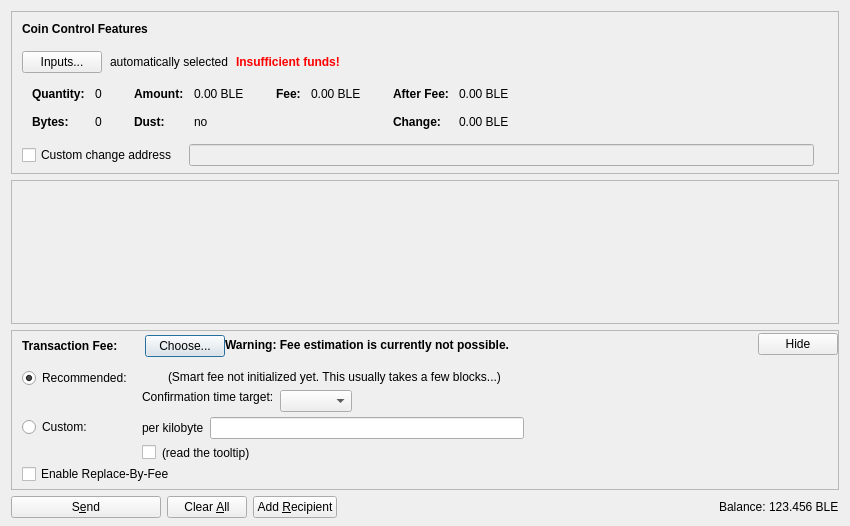
<?xml version="1.0" encoding="UTF-8"?>
<ui version="4.0">
 <class>SendCoinsDialog</class>
 <widget class="QDialog" name="SendCoinsDialog">
  <property name="geometry">
   <rect>
    <x>0</x>
    <y>0</y>
    <width>850</width>
    <height>526</height>
   </rect>
  </property>
  <property name="windowTitle">
   <string>Send Coins</string>
  </property>
  <layout class="QVBoxLayout" name="verticalLayout" stretch="0,1,0,0">
   <property name="bottomMargin">
    <number>8</number>
   </property>
   <item>
    <widget class="QFrame" name="frameCoinControl">
     <property name="sizePolicy">
      <sizepolicy hsizetype="Expanding" vsizetype="Expanding">
       <horstretch>0</horstretch>
       <verstretch>0</verstretch>
      </sizepolicy>
     </property>
     <property name="maximumSize">
      <size>
       <width>16777215</width>
       <height>16777215</height>
      </size>
     </property>
     <property name="frameShape">
      <enum>QFrame::StyledPanel</enum>
     </property>
     <property name="frameShadow">
      <enum>QFrame::Sunken</enum>
     </property>
     <layout class="QVBoxLayout" name="verticalLayoutCoinControl2">
      <property name="spacing">
       <number>0</number>
      </property>
      <property name="leftMargin">
       <number>0</number>
      </property>
      <property name="topMargin">
       <number>0</number>
      </property>
      <property name="rightMargin">
       <number>0</number>
      </property>
      <property name="bottomMargin">
       <number>6</number>
      </property>
      <item>
       <layout class="QVBoxLayout" name="verticalLayoutCoinControl" stretch="0,0,0,0,1">
        <property name="spacing">
         <number>0</number>
        </property>
        <property name="leftMargin">
         <number>10</number>
        </property>
        <property name="topMargin">
         <number>10</number>
        </property>
        <item>
         <layout class="QHBoxLayout" name="horizontalLayoutCoinControl1">
          <property name="bottomMargin">
           <number>15</number>
          </property>
          <item>
           <widget class="QLabel" name="labelCoinControlFeatures">
            <property name="sizePolicy">
             <sizepolicy hsizetype="Preferred" vsizetype="Maximum">
              <horstretch>0</horstretch>
              <verstretch>0</verstretch>
             </sizepolicy>
            </property>
            <property name="font">
             <font>
              <weight>75</weight>
              <bold>true</bold>
             </font>
            </property>
            <property name="styleSheet">
             <string notr="true">font-weight:bold;</string>
            </property>
            <property name="text">
             <string>Coin Control Features</string>
            </property>
           </widget>
          </item>
         </layout>
        </item>
        <item>
         <layout class="QHBoxLayout" name="horizontalLayoutCoinControl2" stretch="0,0,0,0">
          <property name="spacing">
           <number>8</number>
          </property>
          <property name="bottomMargin">
           <number>10</number>
          </property>
          <item>
           <widget class="QPushButton" name="pushButtonCoinControl">
            <property name="styleSheet">
             <string notr="true"/>
            </property>
            <property name="text">
             <string>Inputs...</string>
            </property>
            <property name="autoDefault">
             <bool>false</bool>
            </property>
           </widget>
          </item>
          <item>
           <widget class="QLabel" name="labelCoinControlAutomaticallySelected">
            <property name="text">
             <string>automatically selected</string>
            </property>
            <property name="margin">
             <number>5</number>
            </property>
           </widget>
          </item>
          <item>
           <widget class="QLabel" name="labelCoinControlInsuffFunds">
            <property name="font">
             <font>
              <weight>75</weight>
              <bold>true</bold>
             </font>
            </property>
            <property name="styleSheet">
             <string notr="true">color:red;font-weight:bold;</string>
            </property>
            <property name="text">
             <string>Insufficient funds!</string>
            </property>
            <property name="margin">
             <number>5</number>
            </property>
           </widget>
          </item>
          <item>
           <spacer name="horizontalSpacerCoinControl">
            <property name="orientation">
             <enum>Qt::Horizontal</enum>
            </property>
            <property name="sizeHint" stdset="0">
             <size>
              <width>40</width>
              <height>1</height>
             </size>
            </property>
           </spacer>
          </item>
         </layout>
        </item>
        <item>
         <widget class="QWidget" name="widgetCoinControl" native="true">
          <property name="sizePolicy">
           <sizepolicy hsizetype="Preferred" vsizetype="Preferred">
            <horstretch>0</horstretch>
            <verstretch>0</verstretch>
           </sizepolicy>
          </property>
          <property name="minimumSize">
           <size>
            <width>0</width>
            <height>0</height>
           </size>
          </property>
          <property name="styleSheet">
           <string notr="true"/>
          </property>
          <layout class="QHBoxLayout" name="horizontalLayoutCoinControl5">
           <property name="leftMargin">
            <number>0</number>
           </property>
           <property name="topMargin">
            <number>0</number>
           </property>
           <property name="rightMargin">
            <number>0</number>
           </property>
           <property name="bottomMargin">
            <number>0</number>
           </property>
           <item>
            <layout class="QHBoxLayout" name="horizontalLayoutCoinControl3" stretch="0,0,0,1">
             <property name="spacing">
              <number>20</number>
             </property>
             <property name="topMargin">
              <number>0</number>
             </property>
             <property name="bottomMargin">
              <number>10</number>
             </property>
             <item>
              <layout class="QFormLayout" name="formLayoutCoinControl1">
               <property name="horizontalSpacing">
                <number>10</number>
               </property>
               <property name="verticalSpacing">
                <number>14</number>
               </property>
               <property name="leftMargin">
                <number>10</number>
               </property>
               <property name="topMargin">
                <number>4</number>
               </property>
               <property name="rightMargin">
                <number>6</number>
               </property>
               <item row="0" column="0">
                <widget class="QLabel" name="labelCoinControlQuantityText">
                 <property name="font">
                  <font>
                   <weight>75</weight>
                   <bold>true</bold>
                  </font>
                 </property>
                 <property name="text">
                  <string>Quantity:</string>
                 </property>
                 <property name="margin">
                  <number>0</number>
                 </property>
                </widget>
               </item>
               <item row="0" column="1">
                <widget class="QLabel" name="labelCoinControlQuantity">
                 <property name="cursor">
                  <cursorShape>IBeamCursor</cursorShape>
                 </property>
                 <property name="contextMenuPolicy">
                  <enum>Qt::ActionsContextMenu</enum>
                 </property>
                 <property name="text">
                  <string notr="true">0</string>
                 </property>
                 <property name="margin">
                  <number>0</number>
                 </property>
                 <property name="textInteractionFlags">
                  <set>Qt::LinksAccessibleByMouse|Qt::TextSelectableByKeyboard|Qt::TextSelectableByMouse</set>
                 </property>
                </widget>
               </item>
               <item row="1" column="0">
                <widget class="QLabel" name="labelCoinControlBytesText">
                 <property name="font">
                  <font>
                   <weight>75</weight>
                   <bold>true</bold>
                  </font>
                 </property>
                 <property name="text">
                  <string>Bytes:</string>
                 </property>
                </widget>
               </item>
               <item row="1" column="1">
                <widget class="QLabel" name="labelCoinControlBytes">
                 <property name="cursor">
                  <cursorShape>IBeamCursor</cursorShape>
                 </property>
                 <property name="contextMenuPolicy">
                  <enum>Qt::ActionsContextMenu</enum>
                 </property>
                 <property name="text">
                  <string notr="true">0</string>
                 </property>
                 <property name="textInteractionFlags">
                  <set>Qt::LinksAccessibleByMouse|Qt::TextSelectableByKeyboard|Qt::TextSelectableByMouse</set>
                 </property>
                </widget>
               </item>
              </layout>
             </item>
             <item>
              <layout class="QFormLayout" name="formLayoutCoinControl2">
               <property name="horizontalSpacing">
                <number>10</number>
               </property>
               <property name="verticalSpacing">
                <number>14</number>
               </property>
               <property name="leftMargin">
                <number>6</number>
               </property>
               <property name="topMargin">
                <number>4</number>
               </property>
               <property name="rightMargin">
                <number>6</number>
               </property>
               <item row="0" column="0">
                <widget class="QLabel" name="labelCoinControlAmountText">
                 <property name="font">
                  <font>
                   <weight>75</weight>
                   <bold>true</bold>
                  </font>
                 </property>
                 <property name="text">
                  <string>Amount:</string>
                 </property>
                 <property name="margin">
                  <number>0</number>
                 </property>
                </widget>
               </item>
               <item row="0" column="1">
                <widget class="QLabel" name="labelCoinControlAmount">
                 <property name="cursor">
                  <cursorShape>IBeamCursor</cursorShape>
                 </property>
                 <property name="contextMenuPolicy">
                  <enum>Qt::ActionsContextMenu</enum>
                 </property>
                 <property name="text">
                  <string notr="true">0.00 BLE</string>
                 </property>
                 <property name="textInteractionFlags">
                  <set>Qt::LinksAccessibleByMouse|Qt::TextSelectableByKeyboard|Qt::TextSelectableByMouse</set>
                 </property>
                </widget>
               </item>
               <item row="1" column="0">
                <widget class="QLabel" name="labelCoinControlLowOutputText">
                 <property name="font">
                  <font>
                   <weight>75</weight>
                   <bold>true</bold>
                  </font>
                 </property>
                 <property name="text">
                  <string>Dust:</string>
                 </property>
                </widget>
               </item>
               <item row="1" column="1">
                <widget class="QLabel" name="labelCoinControlLowOutput">
                 <property name="cursor">
                  <cursorShape>IBeamCursor</cursorShape>
                 </property>
                 <property name="contextMenuPolicy">
                  <enum>Qt::ActionsContextMenu</enum>
                 </property>
                 <property name="text">
                  <string notr="true">no</string>
                 </property>
                 <property name="textInteractionFlags">
                  <set>Qt::LinksAccessibleByMouse|Qt::TextSelectableByKeyboard|Qt::TextSelectableByMouse</set>
                 </property>
                </widget>
               </item>
              </layout>
             </item>
             <item>
              <layout class="QFormLayout" name="formLayoutCoinControl3">
               <property name="horizontalSpacing">
                <number>10</number>
               </property>
               <property name="verticalSpacing">
                <number>14</number>
               </property>
               <property name="leftMargin">
                <number>6</number>
               </property>
               <property name="topMargin">
                <number>4</number>
               </property>
               <property name="rightMargin">
                <number>6</number>
               </property>
               <item row="0" column="0">
                <widget class="QLabel" name="labelCoinControlFeeText">
                 <property name="font">
                  <font>
                   <weight>75</weight>
                   <bold>true</bold>
                  </font>
                 </property>
                 <property name="text">
                  <string>Fee:</string>
                 </property>
                 <property name="margin">
                  <number>0</number>
                 </property>
                </widget>
               </item>
               <item row="0" column="1">
                <widget class="QLabel" name="labelCoinControlFee">
                 <property name="cursor">
                  <cursorShape>IBeamCursor</cursorShape>
                 </property>
                 <property name="contextMenuPolicy">
                  <enum>Qt::ActionsContextMenu</enum>
                 </property>
                 <property name="text">
                  <string notr="true">0.00 BLE</string>
                 </property>
                 <property name="textInteractionFlags">
                  <set>Qt::LinksAccessibleByMouse|Qt::TextSelectableByKeyboard|Qt::TextSelectableByMouse</set>
                 </property>
                </widget>
               </item>
              </layout>
             </item>
             <item>
              <layout class="QFormLayout" name="formLayoutCoinControl4">
               <property name="horizontalSpacing">
                <number>10</number>
               </property>
               <property name="verticalSpacing">
                <number>14</number>
               </property>
               <property name="leftMargin">
                <number>6</number>
               </property>
               <property name="topMargin">
                <number>4</number>
               </property>
               <property name="rightMargin">
                <number>6</number>
               </property>
               <item row="0" column="0">
                <widget class="QLabel" name="labelCoinControlAfterFeeText">
                 <property name="font">
                  <font>
                   <weight>75</weight>
                   <bold>true</bold>
                  </font>
                 </property>
                 <property name="text">
                  <string>After Fee:</string>
                 </property>
                 <property name="margin">
                  <number>0</number>
                 </property>
                </widget>
               </item>
               <item row="0" column="1">
                <widget class="QLabel" name="labelCoinControlAfterFee">
                 <property name="cursor">
                  <cursorShape>IBeamCursor</cursorShape>
                 </property>
                 <property name="contextMenuPolicy">
                  <enum>Qt::ActionsContextMenu</enum>
                 </property>
                 <property name="text">
                  <string notr="true">0.00 BLE</string>
                 </property>
                 <property name="textInteractionFlags">
                  <set>Qt::LinksAccessibleByMouse|Qt::TextSelectableByKeyboard|Qt::TextSelectableByMouse</set>
                 </property>
                </widget>
               </item>
               <item row="1" column="0">
                <widget class="QLabel" name="labelCoinControlChangeText">
                 <property name="font">
                  <font>
                   <weight>75</weight>
                   <bold>true</bold>
                  </font>
                 </property>
                 <property name="text">
                  <string>Change:</string>
                 </property>
                </widget>
               </item>
               <item row="1" column="1">
                <widget class="QLabel" name="labelCoinControlChange">
                 <property name="cursor">
                  <cursorShape>IBeamCursor</cursorShape>
                 </property>
                 <property name="contextMenuPolicy">
                  <enum>Qt::ActionsContextMenu</enum>
                 </property>
                 <property name="text">
                  <string notr="true">0.00 BLE</string>
                 </property>
                 <property name="textInteractionFlags">
                  <set>Qt::LinksAccessibleByMouse|Qt::TextSelectableByKeyboard|Qt::TextSelectableByMouse</set>
                 </property>
                </widget>
               </item>
              </layout>
             </item>
            </layout>
           </item>
          </layout>
         </widget>
        </item>
        <item>
         <layout class="QHBoxLayout" name="horizontalLayoutCoinControl4" stretch="0,0,0">
          <property name="spacing">
           <number>12</number>
          </property>
          <property name="sizeConstraint">
           <enum>QLayout::SetDefaultConstraint</enum>
          </property>
          <property name="topMargin">
           <number>5</number>
          </property>
          <property name="rightMargin">
           <number>5</number>
          </property>
          <item>
           <widget class="QCheckBox" name="checkBoxCoinControlChange">
            <property name="toolTip">
             <string>If this is activated, but the change address is empty or invalid, change will be sent to a newly generated address.</string>
            </property>
            <property name="text">
             <string>Custom change address</string>
            </property>
           </widget>
          </item>
          <item>
           <widget class="QValidatedLineEdit" name="lineEditCoinControlChange">
            <property name="enabled">
             <bool>false</bool>
            </property>
            <property name="sizePolicy">
             <sizepolicy hsizetype="Expanding" vsizetype="Fixed">
              <horstretch>0</horstretch>
              <verstretch>0</verstretch>
             </sizepolicy>
            </property>
           </widget>
          </item>
          <item>
           <widget class="QLabel" name="labelCoinControlChangeLabel">
            <property name="sizePolicy">
             <sizepolicy hsizetype="Preferred" vsizetype="Expanding">
              <horstretch>0</horstretch>
              <verstretch>0</verstretch>
             </sizepolicy>
            </property>
            <property name="minimumSize">
             <size>
              <width>0</width>
              <height>0</height>
             </size>
            </property>
            <property name="text">
             <string/>
            </property>
            <property name="margin">
             <number>3</number>
            </property>
           </widget>
          </item>
         </layout>
        </item>
        <item>
         <spacer name="verticalSpacerCoinControl">
          <property name="orientation">
           <enum>Qt::Vertical</enum>
          </property>
          <property name="sizeHint" stdset="0">
           <size>
            <width>800</width>
            <height>1</height>
           </size>
          </property>
         </spacer>
        </item>
       </layout>
      </item>
     </layout>
    </widget>
   </item>
   <item>
    <widget class="QScrollArea" name="scrollArea">
     <property name="widgetResizable">
      <bool>true</bool>
     </property>
     <widget class="QWidget" name="scrollAreaWidgetContents">
      <property name="geometry">
       <rect>
        <x>0</x>
        <y>0</y>
        <width>830</width>
        <height>104</height>
       </rect>
      </property>
      <layout class="QVBoxLayout" name="verticalLayout_2" stretch="0,1">
       <property name="leftMargin">
        <number>0</number>
       </property>
       <property name="topMargin">
        <number>0</number>
       </property>
       <property name="rightMargin">
        <number>0</number>
       </property>
       <property name="bottomMargin">
        <number>0</number>
       </property>
       <item>
        <layout class="QVBoxLayout" name="entries">
         <property name="spacing">
          <number>6</number>
         </property>
        </layout>
       </item>
       <item>
        <spacer name="verticalSpacer">
         <property name="orientation">
          <enum>Qt::Vertical</enum>
         </property>
         <property name="sizeHint" stdset="0">
          <size>
           <width>20</width>
           <height>40</height>
          </size>
         </property>
        </spacer>
       </item>
      </layout>
     </widget>
    </widget>
   </item>
   <item>
    <widget class="QFrame" name="frameFee">
     <property name="sizePolicy">
      <sizepolicy hsizetype="Expanding" vsizetype="Expanding">
       <horstretch>0</horstretch>
       <verstretch>0</verstretch>
      </sizepolicy>
     </property>
     <property name="maximumSize">
      <size>
       <width>16777215</width>
       <height>16777215</height>
      </size>
     </property>
     <property name="frameShape">
      <enum>QFrame::StyledPanel</enum>
     </property>
     <property name="frameShadow">
      <enum>QFrame::Sunken</enum>
     </property>
     <layout class="QVBoxLayout" name="verticalLayoutFee1">
      <property name="spacing">
       <number>0</number>
      </property>
      <property name="leftMargin">
       <number>0</number>
      </property>
      <property name="topMargin">
       <number>0</number>
      </property>
      <property name="rightMargin">
       <number>0</number>
      </property>
      <property name="bottomMargin">
       <number>0</number>
      </property>
      <item>
       <layout class="QVBoxLayout" name="verticalLayoutFee2" stretch="0,0,0">
        <property name="spacing">
         <number>0</number>
        </property>
        <property name="leftMargin">
         <number>10</number>
        </property>
        <property name="topMargin">
         <number>0</number>
        </property>
        <item>
         <layout class="QHBoxLayout" name="horizontalLayoutFee1">
          <property name="bottomMargin">
           <number>0</number>
          </property>
          <item>
           <layout class="QVBoxLayout" name="verticalLayoutFee7">
            <property name="spacing">
             <number>0</number>
            </property>
            <item>
             <spacer name="verticalSpacerSmartFee">
              <property name="orientation">
               <enum>Qt::Vertical</enum>
              </property>
              <property name="sizeType">
               <enum>QSizePolicy::Fixed</enum>
              </property>
              <property name="sizeHint" stdset="0">
               <size>
                <width>1</width>
                <height>4</height>
               </size>
              </property>
             </spacer>
            </item>
            <item>
             <layout class="QHBoxLayout" name="horizontalLayoutSmartFee">
              <property name="spacing">
               <number>10</number>
              </property>
              <item>
               <widget class="QLabel" name="labelFeeHeadline">
                <property name="sizePolicy">
                 <sizepolicy hsizetype="Preferred" vsizetype="Maximum">
                  <horstretch>0</horstretch>
                  <verstretch>0</verstretch>
                 </sizepolicy>
                </property>
                <property name="font">
                 <font>
                  <weight>75</weight>
                  <bold>true</bold>
                 </font>
                </property>
                <property name="styleSheet">
                 <string notr="true">font-weight:bold;</string>
                </property>
                <property name="text">
                 <string>Transaction Fee:</string>
                </property>
               </widget>
              </item>
              <item>
               <widget class="QLabel" name="labelFeeMinimized">
                <property name="text">
                 <string/>
                </property>
               </widget>
              </item>
              <item>
               <widget class="QPushButton" name="buttonChooseFee">
                <property name="text">
                 <string>Choose...</string>
                </property>
               </widget>
              </item>
             </layout>
            </item>
            <item>
             <spacer name="verticalSpacer_5">
              <property name="orientation">
               <enum>Qt::Vertical</enum>
              </property>
              <property name="sizeHint" stdset="0">
               <size>
                <width>1</width>
                <height>1</height>
               </size>
              </property>
             </spacer>
            </item>
           </layout>
          </item>
          <item>
           <widget class="QLabel" name="fallbackFeeWarningLabel">
            <property name="toolTip">
             <string>Using the fallbackfee can result in sending a transaction that will take several hours or days (or never) to confirm. Consider choosing your fee manually or wait until you have validated the complete chain.</string>
            </property>
            <property name="font">
            <font>
                <weight>75</weight>
                <bold>true</bold>
            </font>
            </property>
            <property name="text">
             <string>Warning: Fee estimation is currently not possible.</string>
            </property>
            <property name="wordWrap">
             <bool>false</bool>
            </property>
           </widget>
          </item>
          <item>
           <spacer name="horizontalSpacer_4">
            <property name="orientation">
             <enum>Qt::Horizontal</enum>
            </property>
            <property name="sizeType">
             <enum>QSizePolicy::MinimumExpanding</enum>
            </property>
            <property name="sizeHint" stdset="0">
             <size>
              <width>40</width>
              <height>20</height>
             </size>
            </property>
           </spacer>
          </item>
          <item>
           <widget class="QPushButton" name="buttonMinimizeFee">
            <property name="toolTip">
             <string>collapse fee-settings</string>
            </property>
            <property name="text">
             <string>Hide</string>
            </property>
           </widget>
          </item>
         </layout>
        </item>
        <item>
         <widget class="QFrame" name="frameFeeSelection">
          <layout class="QVBoxLayout" name="verticalLayoutFee12">
           <property name="spacing">
            <number>0</number>
           </property>
           <property name="leftMargin">
            <number>0</number>
           </property>
           <property name="topMargin">
            <number>0</number>
           </property>
           <property name="rightMargin">
            <number>0</number>
           </property>
           <property name="bottomMargin">
            <number>0</number>
           </property>
           <item>
            <layout class="QGridLayout" name="gridLayoutFee">
             <property name="topMargin">
              <number>10</number>
             </property>
             <property name="bottomMargin">
              <number>4</number>
             </property>
             <property name="horizontalSpacing">
              <number>10</number>
             </property>
             <property name="verticalSpacing">
              <number>4</number>
             </property>
             <item row="1" column="1">
              <layout class="QVBoxLayout" name="verticalLayoutFee8">
               <property name="spacing">
                <number>6</number>
               </property>
               <item>
                <layout class="QHBoxLayout" name="horizontalLayoutFee13">
                 <item>
                  <widget class="QLabel" name="labelCustomPerKilobyte">
                   <property name="toolTip">
                    <string>If the custom fee is set to 1000 satoshis and the transaction is only 250 bytes, then &quot;per kilobyte&quot; only pays 250 satoshis in fee, while &quot;total at least&quot; pays 1000 satoshis. For transactions bigger than a kilobyte both pay by kilobyte.</string>
                   </property>
                   <property name="text">
                    <string>per kilobyte</string>
                   </property>
                  </widget>
                 </item>
                 <item>
                  <widget class="BitcoinAmountField" name="customFee"/>
                 </item>
                 <item>
                  <spacer name="horizontalSpacer_6">
                   <property name="orientation">
                    <enum>Qt::Horizontal</enum>
                   </property>
                   <property name="sizeHint" stdset="0">
                    <size>
                     <width>1</width>
                     <height>1</height>
                    </size>
                   </property>
                  </spacer>
                 </item>
                </layout>
               </item>
               <item>
                <layout class="QHBoxLayout" name="horizontalLayoutFee8">
                 <item>
                  <widget class="QCheckBox" name="checkBoxMinimumFee">
                   <property name="toolTip">
                    <string>Paying only the minimum fee is just fine as long as there is less transaction volume than space in the blocks. But be aware that this can end up in a never confirming transaction once there is more demand for bitcoin transactions than the network can process.</string>
                   </property>
                   <property name="text">
                    <string/>
                   </property>
                  </widget>
                 </item>
                 <item>
                  <widget class="QLabel" name="labelMinFeeWarning">
                   <property name="enabled">
                    <bool>true</bool>
                   </property>
                   <property name="toolTip">
                    <string>Paying only the minimum fee is just fine as long as there is less transaction volume than space in the blocks. But be aware that this can end up in a never confirming transaction once there is more demand for bitcoin transactions than the network can process.</string>
                   </property>
                   <property name="text">
                    <string>(read the tooltip)</string>
                   </property>
                   <property name="margin">
                    <number>5</number>
                   </property>
                  </widget>
                 </item>
                 <item>
                  <spacer name="horizontalSpacer_2">
                   <property name="orientation">
                    <enum>Qt::Horizontal</enum>
                   </property>
                   <property name="sizeHint" stdset="0">
                    <size>
                     <width>1</width>
                     <height>1</height>
                    </size>
                   </property>
                  </spacer>
                 </item>
                </layout>
               </item>
              </layout>
             </item>
             <item row="0" column="0">
              <layout class="QVBoxLayout" name="verticalLayoutFee4" stretch="0,1">
               <item>
                <widget class="QRadioButton" name="radioSmartFee">
                 <property name="text">
                  <string>Recommended:</string>
                 </property>
                 <property name="checked">
                  <bool>true</bool>
                 </property>
                 <attribute name="buttonGroup">
                  <string notr="true">groupFee</string>
                 </attribute>
                </widget>
               </item>
               <item>
                <spacer name="verticalSpacer_2">
                 <property name="orientation">
                  <enum>Qt::Vertical</enum>
                 </property>
                 <property name="sizeHint" stdset="0">
                  <size>
                   <width>1</width>
                   <height>1</height>
                  </size>
                 </property>
                </spacer>
               </item>
              </layout>
             </item>
             <item row="1" column="0">
              <layout class="QVBoxLayout" name="verticalLayoutFee9" stretch="0,1">
               <item>
                <widget class="QRadioButton" name="radioCustomFee">
                 <property name="text">
                  <string>Custom:</string>
                 </property>
                 <attribute name="buttonGroup">
                  <string notr="true">groupFee</string>
                 </attribute>
                </widget>
               </item>
               <item>
                <spacer name="verticalSpacer_6">
                 <property name="orientation">
                  <enum>Qt::Vertical</enum>
                 </property>
                 <property name="sizeHint" stdset="0">
                  <size>
                   <width>1</width>
                   <height>1</height>
                  </size>
                 </property>
                </spacer>
               </item>
              </layout>
             </item>
             <item row="0" column="1">
              <layout class="QVBoxLayout" name="verticalLayoutFee3" stretch="0,0,1">
               <property name="spacing">
                <number>6</number>
               </property>
               <property name="topMargin">
                <number>2</number>
               </property>
               <item>
                <layout class="QHBoxLayout" name="horizontalLayoutFee12">
                 <item>
                  <widget class="QLabel" name="labelSmartFee">
                   <property name="text">
                    <string/>
                   </property>
                   <property name="margin">
                    <number>2</number>
                   </property>
                  </widget>
                 </item>
                 <item>
                  <widget class="QLabel" name="labelFeeEstimation">
                   <property name="text">
                    <string/>
                   </property>
                  </widget>
                 </item>
                 <item>
                  <widget class="QLabel" name="labelSmartFee2">
                   <property name="text">
                    <string>(Smart fee not initialized yet. This usually takes a few blocks...)</string>
                   </property>
                   <property name="margin">
                    <number>2</number>
                   </property>
                  </widget>
                 </item>
                 <item>
                  <spacer name="horizontalSpacer_5">
                   <property name="orientation">
                    <enum>Qt::Horizontal</enum>
                   </property>
                   <property name="sizeHint" stdset="0">
                    <size>
                     <width>1</width>
                     <height>1</height>
                    </size>
                   </property>
                  </spacer>
                 </item>
                </layout>
               </item>
               <item>
                <layout class="QHBoxLayout" name="horizontalLayoutFee9">
                 <item>
                  <layout class="QVBoxLayout" name="verticalLayoutFee6">
                   <item>
                    <widget class="QLabel" name="labelSmartFee3">
                     <property name="text">
                      <string>Confirmation time target:</string>
                     </property>
                     <property name="margin">
                      <number>2</number>
                     </property>
                    </widget>
                   </item>
                   <item>
                    <spacer name="verticalSpacer_3">
                     <property name="orientation">
                      <enum>Qt::Vertical</enum>
                     </property>
                     <property name="sizeHint" stdset="0">
                      <size>
                       <width>1</width>
                       <height>1</height>
                      </size>
                     </property>
                    </spacer>
                   </item>
                  </layout>
                 </item>
                 <item>
                  <layout class="QVBoxLayout" name="verticalLayoutFee5">
                   <property name="rightMargin">
                    <number>30</number>
                   </property>
                   <item>
                    <layout class="QHBoxLayout" name="horizontalLayoutConfTarget">
                     <property name="bottomMargin">
                      <number>0</number>
                     </property>
                     <item>
                      <widget class="QComboBox" name="confTargetSelector"/>
                     </item>
                     <item>
                      <spacer name="horizontalSpacerConfTarget">
                       <property name="orientation">
                        <enum>Qt::Horizontal</enum>
                       </property>
                       <property name="sizeHint" stdset="0">
                        <size>
                         <width>40</width>
                         <height>20</height>
                        </size>
                       </property>
                      </spacer>
                     </item>
                    </layout>
                   </item>
                  </layout>
                 </item>
                </layout>
               </item>
               <item>
                <spacer name="verticalSpacer_4">
                 <property name="orientation">
                  <enum>Qt::Vertical</enum>
                 </property>
                 <property name="sizeHint" stdset="0">
                  <size>
                   <width>1</width>
                   <height>1</height>
                  </size>
                 </property>
                </spacer>
               </item>
              </layout>
             </item>
            </layout>
           </item>
           <item>
            <widget class="QCheckBox" name="optInRBF">
             <property name="text">
              <string>Enable Replace-By-Fee</string>
             </property>
             <property name="toolTip">
              <string>With Replace-By-Fee (BIP-125) you can increase a transaction's fee after it is sent. Without this, a higher fee may be recommended to compensate for increased transaction delay risk.</string>
             </property>
            </widget>
           </item>
          </layout>
         </widget>
        </item>
        <item>
         <spacer name="verticalSpacerFee">
          <property name="orientation">
           <enum>Qt::Vertical</enum>
          </property>
          <property name="sizeHint" stdset="0">
           <size>
            <width>40</width>
            <height>5</height>
           </size>
          </property>
         </spacer>
        </item>
       </layout>
      </item>
     </layout>
    </widget>
   </item>
   <item>
    <layout class="QHBoxLayout" name="horizontalLayout">
     <item>
      <widget class="QPushButton" name="sendButton">
       <property name="minimumSize">
        <size>
         <width>150</width>
         <height>0</height>
        </size>
       </property>
       <property name="toolTip">
        <string>Confirm the send action</string>
       </property>
       <property name="text">
        <string>S&amp;end</string>
       </property>
       <property name="icon">
        <iconset resource="../bitcoin.qrc">
         <normaloff>:/icons/send</normaloff>:/icons/send</iconset>
       </property>
       <property name="autoDefault">
        <bool>false</bool>
       </property>
       <property name="default">
        <bool>false</bool>
       </property>
      </widget>
     </item>
     <item>
      <widget class="QPushButton" name="clearButton">
       <property name="sizePolicy">
        <sizepolicy hsizetype="Minimum" vsizetype="Fixed">
         <horstretch>0</horstretch>
         <verstretch>0</verstretch>
        </sizepolicy>
       </property>
       <property name="toolTip">
        <string>Clear all fields of the form.</string>
       </property>
       <property name="text">
        <string>Clear &amp;All</string>
       </property>
       <property name="icon">
        <iconset resource="../bitcoin.qrc">
         <normaloff>:/icons/remove</normaloff>:/icons/remove</iconset>
       </property>
       <property name="autoDefault">
        <bool>false</bool>
       </property>
      </widget>
     </item>
     <item>
      <widget class="QPushButton" name="addButton">
       <property name="toolTip">
        <string>Send to multiple recipients at once</string>
       </property>
       <property name="text">
        <string>Add &amp;Recipient</string>
       </property>
       <property name="icon">
        <iconset resource="../bitcoin.qrc">
         <normaloff>:/icons/add</normaloff>:/icons/add</iconset>
       </property>
       <property name="autoDefault">
        <bool>false</bool>
       </property>
      </widget>
     </item>
     <item>
      <spacer name="horizontalSpacer">
       <property name="orientation">
        <enum>Qt::Horizontal</enum>
       </property>
       <property name="sizeHint" stdset="0">
        <size>
         <width>40</width>
         <height>20</height>
        </size>
       </property>
      </spacer>
     </item>
     <item>
      <layout class="QHBoxLayout" name="horizontalLayout_2">
       <property name="spacing">
        <number>3</number>
       </property>
       <item>
        <widget class="QLabel" name="label">
         <property name="sizePolicy">
          <sizepolicy hsizetype="Preferred" vsizetype="Fixed">
           <horstretch>0</horstretch>
           <verstretch>0</verstretch>
          </sizepolicy>
         </property>
         <property name="text">
          <string>Balance:</string>
         </property>
        </widget>
       </item>
       <item>
        <widget class="QLabel" name="labelBalance">
         <property name="sizePolicy">
          <sizepolicy hsizetype="Preferred" vsizetype="Fixed">
           <horstretch>0</horstretch>
           <verstretch>0</verstretch>
          </sizepolicy>
         </property>
         <property name="cursor">
          <cursorShape>IBeamCursor</cursorShape>
         </property>
         <property name="text">
          <string notr="true">123.456 BLE</string>
         </property>
         <property name="textInteractionFlags">
          <set>Qt::LinksAccessibleByMouse|Qt::TextSelectableByKeyboard|Qt::TextSelectableByMouse</set>
         </property>
        </widget>
       </item>
      </layout>
     </item>
    </layout>
   </item>
  </layout>
 </widget>
 <customwidgets>
  <customwidget>
   <class>QValidatedLineEdit</class>
   <extends>QLineEdit</extends>
   <header>qt/qvalidatedlineedit.h</header>
  </customwidget>
  <customwidget>
   <class>BitcoinAmountField</class>
   <extends>QLineEdit</extends>
   <header>qt/bitcoinamountfield.h</header>
   <container>1</container>
  </customwidget>
 </customwidgets>
 <resources>
  <include location="../bitcoin.qrc"/>
 </resources>
 <connections/>
 <buttongroups>
  <buttongroup name="groupFee"/>
 </buttongroups>
</ui>
